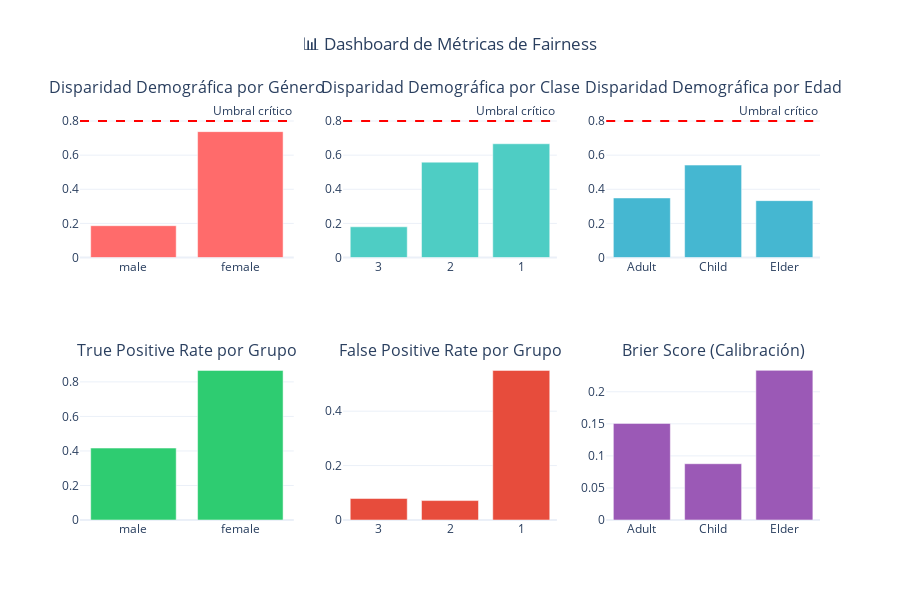
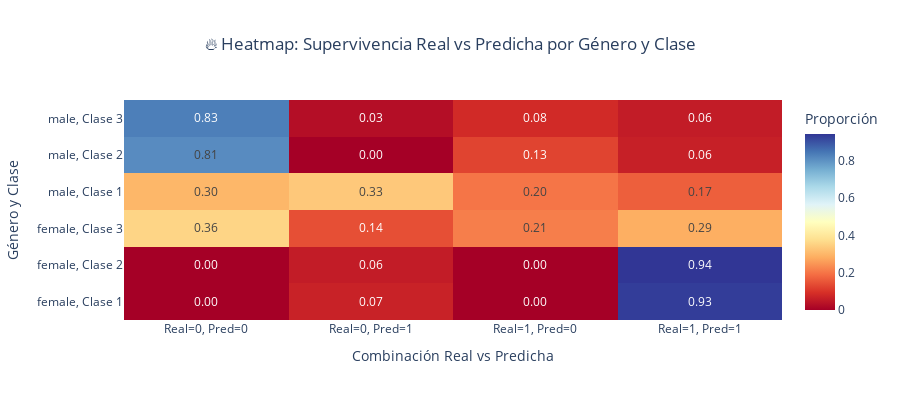

Write notebook code for charts like these, in order.
### Code cell
# Función para crear visualizaciones de fairness
def create_fairness_visualizations(analyzer, df_test):
    """
    Crea visualizaciones completas para el análisis de fairness
    """
    
    # 1. Dashboard de Métricas de Fairness
    fig = make_subplots(
        rows=2, cols=3,
        subplot_titles=[
            'Disparidad Demográfica por Género',
            'Disparidad Demográfica por Clase', 
            'Disparidad Demográfica por Edad',
            'True Positive Rate por Grupo',
            'False Positive Rate por Grupo',
            'Brier Score (Calibración)'
        ],
        specs=[[{"type": "bar"}, {"type": "bar"}, {"type": "bar"}],
               [{"type": "bar"}, {"type": "bar"}, {"type": "bar"}]]
    )
    
    # Datos para las visualizaciones
    groups_data = {
        'Sex': ['male', 'female'],
        'Pclass': [3, 2, 1], 
        'Age_Group': ['Adult', 'Child', 'Elder']
    }
    
    colors = ['#FF6B6B', '#4ECDC4', '#45B7D1', '#96CEB4', '#FECA57', '#FF9FF3']
    
    # Fila 1: Disparidad Demográfica
    for idx, (group_col, groups) in enumerate(groups_data.items()):
        dp_data = analyzer.demographic_parity(group_col)
        
        rates = [dp_data[group]['positive_prediction_rate'] for group in groups]
        
        fig.add_trace(
            go.Bar(
                x=[str(g) for g in groups],
                y=rates,
                name=f'Pred Rate {group_col}',
                marker_color=colors[idx],
                showlegend=False
            ),
            row=1, col=idx+1
        )
    
    # Fila 2: TPR, FPR y Calibración
    for idx, (group_col, groups) in enumerate(groups_data.items()):
        eo_data = analyzer.equal_opportunity(group_col)
        eq_data = analyzer.equalized_odds(group_col)
        cal_data = analyzer.calibration_by_group(group_col)
        
        if idx == 0:  # TPR
            tprs = [eo_data[group]['true_positive_rate'] for group in groups]
            fig.add_trace(
                go.Bar(
                    x=[str(g) for g in groups],
                    y=tprs,
                    name='TPR',
                    marker_color='#2ECC71',
                    showlegend=False
                ),
                row=2, col=1
            )
        elif idx == 1:  # FPR
            fprs = [eq_data[group]['false_positive_rate'] for group in groups]
            fig.add_trace(
                go.Bar(
                    x=[str(g) for g in groups],
                    y=fprs,
                    name='FPR',
                    marker_color='#E74C3C',
                    showlegend=False
                ),
                row=2, col=2
            )
        else:  # Brier Score
            briers = [cal_data[group]['brier_score'] for group in groups]
            fig.add_trace(
                go.Bar(
                    x=[str(g) for g in groups],
                    y=briers,
                    name='Brier Score',
                    marker_color='#9B59B6',
                    showlegend=False
                ),
                row=2, col=3
            )
    
    fig.update_layout(
        title_text="📊 Dashboard de Métricas de Fairness",
        title_x=0.5,
        height=600,
        font=dict(size=12)
    )
    
    # Agregar líneas de referencia para umbrales
    for i in range(1, 4):
        fig.add_hline(y=0.8, line_dash="dash", line_color="red", 
                     annotation_text="Umbral crítico", row=1, col=i)
    
    fig.show()
    
    # 2. Heatmap de Supervivencia Real vs Predicha
    survival_comparison = pd.crosstab(
        [df_test['Sex'], df_test['Pclass']], 
        [df_test['Survived'], df_test['Predicted']], 
        normalize='index'
    )
    
    fig2 = go.Figure(data=go.Heatmap(
        z=survival_comparison.values,
        x=[f"Real={col[0]}, Pred={col[1]}" for col in survival_comparison.columns],
        y=[f"{idx[0]}, Clase {idx[1]}" for idx in survival_comparison.index],
        colorscale='RdYlBu',
        text=survival_comparison.values,
        texttemplate="%{text:.2f}",
        colorbar=dict(title="Proporción")
    ))
    
    fig2.update_layout(
        title="🔥 Heatmap: Supervivencia Real vs Predicha por Género y Clase",
        title_x=0.5,
        height=400,
        xaxis_title="Combinación Real vs Predicha",
        yaxis_title="Género y Clase"
    )
    
    fig2.show()

# Crear las visualizaciones
create_fairness_visualizations(analyzer, df_test)

### Figure 1 — Plotly figure (JSON) as saved in the notebook; plotly's stock layout.template omitted (floating-point values rounded to 4 significant figures)
{"data": [{"marker": {"color": "#FF6B6B"}, "name": "Pred Rate Sex", "showlegend": false, "type": "bar", "x": ["male", "female"], "xaxis": "x", "y": [0.1864, 0.7377], "yaxis": "y"}, {"marker": {"color": "#4ECDC4"}, "name": "Pred Rate Pclass", "showlegend": false, "type": "bar", "x": ["3", "2", "1"], "xaxis": "x2", "y": [0.18, 0.5588, 0.6667], "yaxis": "y2"}, {"marker": {"color": "#45B7D1"}, "name": "Pred Rate Age_Group", "showlegend": false, "type": "bar", "x": ["Adult", "Child", "Elder"], "xaxis": "x3", "y": [0.349, 0.5417, 0.3333], "yaxis": "y3"}, {"marker": {"color": "#2ECC71"}, "name": "TPR", "showlegend": false, "type": "bar", "x": ["male", "female"], "xaxis": "x4", "y": [0.4167, 0.8667], "yaxis": "y4"}, {"marker": {"color": "#E74C3C"}, "name": "FPR", "showlegend": false, "type": "bar", "x": ["3", "2", "1"], "xaxis": "x5", "y": [0.07895, 0.07143, 0.55], "yaxis": "y5"}, {"marker": {"color": "#9B59B6"}, "name": "Brier Score", "showlegend": false, "type": "bar", "x": ["Adult", "Child", "Elder"], "xaxis": "x6", "y": [0.1507, 0.08776, 0.2334], "yaxis": "y6"}], "layout": {"annotations": [{"font": {"size": 16}, "showarrow": false, "text": "Disparidad Demográfica por Género", "x": 0.1444, "xanchor": "center", "xref": "paper", "y": 1, "yanchor": "bottom", "yref": "paper"}, {"font": {"size": 16}, "showarrow": false, "text": "Disparidad Demográfica por Clase", "x": 0.5, "xanchor": "center", "xref": "paper", "y": 1, "yanchor": "bottom", "yref": "paper"}, {"font": {"size": 16}, "showarrow": false, "text": "Disparidad Demográfica por Edad", "x": 0.8556, "xanchor": "center", "xref": "paper", "y": 1, "yanchor": "bottom", "yref": "paper"}, {"font": {"size": 16}, "showarrow": false, "text": "True Positive Rate por Grupo", "x": 0.1444, "xanchor": "center", "xref": "paper", "y": 0.375, "yanchor": "bottom", "yref": "paper"}, {"font": {"size": 16}, "showarrow": false, "text": "False Positive Rate por Grupo", "x": 0.5, "xanchor": "center", "xref": "paper", "y": 0.375, "yanchor": "bottom", "yref": "paper"}, {"font": {"size": 16}, "showarrow": false, "text": "Brier Score (Calibración)", "x": 0.8556, "xanchor": "center", "xref": "paper", "y": 0.375, "yanchor": "bottom", "yref": "paper"}, {"showarrow": false, "text": "Umbral crítico", "x": 1, "xanchor": "right", "xref": "x domain", "y": 0.8, "yanchor": "bottom", "yref": "y"}, {"showarrow": false, "text": "Umbral crítico", "x": 1, "xanchor": "right", "xref": "x2 domain", "y": 0.8, "yanchor": "bottom", "yref": "y2"}, {"showarrow": false, "text": "Umbral crítico", "x": 1, "xanchor": "right", "xref": "x3 domain", "y": 0.8, "yanchor": "bottom", "yref": "y3"}], "font": {"size": 12}, "height": 600, "shapes": [{"line": {"color": "red", "dash": "dash"}, "type": "line", "x0": 0, "x1": 1, "xref": "x domain", "y0": 0.8, "y1": 0.8, "yref": "y"}, {"line": {"color": "red", "dash": "dash"}, "type": "line", "x0": 0, "x1": 1, "xref": "x2 domain", "y0": 0.8, "y1": 0.8, "yref": "y2"}, {"line": {"color": "red", "dash": "dash"}, "type": "line", "x0": 0, "x1": 1, "xref": "x3 domain", "y0": 0.8, "y1": 0.8, "yref": "y3"}], "title": {"text": "📊 Dashboard de Métricas de Fairness", "x": 0.5}, "xaxis": {"anchor": "y", "domain": [0, 0.2889]}, "xaxis2": {"anchor": "y2", "domain": [0.3556, 0.6444]}, "xaxis3": {"anchor": "y3", "domain": [0.7111, 1]}, "xaxis4": {"anchor": "y4", "domain": [0, 0.2889]}, "xaxis5": {"anchor": "y5", "domain": [0.3556, 0.6444]}, "xaxis6": {"anchor": "y6", "domain": [0.7111, 1]}, "yaxis": {"anchor": "x", "domain": [0.625, 1]}, "yaxis2": {"anchor": "x2", "domain": [0.625, 1]}, "yaxis3": {"anchor": "x3", "domain": [0.625, 1]}, "yaxis4": {"anchor": "x4", "domain": [0, 0.375]}, "yaxis5": {"anchor": "x5", "domain": [0, 0.375]}, "yaxis6": {"anchor": "x6", "domain": [0, 0.375]}}}

### Figure 2 — Plotly figure (JSON) as saved in the notebook; plotly's stock layout.template omitted (floating-point values rounded to 4 significant figures)
{"data": [{"colorbar": {"title": {"text": "Proporción"}}, "colorscale": [[0, "rgb(165,0,38)"], [0.1, "rgb(215,48,39)"], [0.2, "rgb(244,109,67)"], [0.3, "rgb(253,174,97)"], [0.4, "rgb(254,224,144)"], [0.5, "rgb(255,255,191)"], [0.6, "rgb(224,243,248)"], [0.7, "rgb(171,217,233)"], [0.8, "rgb(116,173,209)"], [0.9, "rgb(69,117,180)"], [1, "rgb(49,54,149)"]], "text": [[0.0, 0.06667, 0.0, 0.9333], [0.0, 0.05556, 0.0, 0.9444], [0.3571, 0.1429, 0.2143, 0.2857], [0.3, 0.3333, 0.2, 0.1667], [0.8125, 0.0, 0.125, 0.0625], [0.8333, 0.02778, 0.08333, 0.05556]], "texttemplate": "%{text:.2f}", "type": "heatmap", "x": ["Real=0, Pred=0", "Real=0, Pred=1", "Real=1, Pred=0", "Real=1, Pred=1"], "y": ["female, Clase 1", "female, Clase 2", "female, Clase 3", "male, Clase 1", "male, Clase 2", "male, Clase 3"], "z": [[0.0, 0.06667, 0.0, 0.9333], [0.0, 0.05556, 0.0, 0.9444], [0.3571, 0.1429, 0.2143, 0.2857], [0.3, 0.3333, 0.2, 0.1667], [0.8125, 0.0, 0.125, 0.0625], [0.8333, 0.02778, 0.08333, 0.05556]]}], "layout": {"height": 400, "title": {"text": "🔥 Heatmap: Supervivencia Real vs Predicha por Género y Clase", "x": 0.5}, "xaxis": {"title": {"text": "Combinación Real vs Predicha"}}, "yaxis": {"title": {"text": "Género y Clase"}}}}
